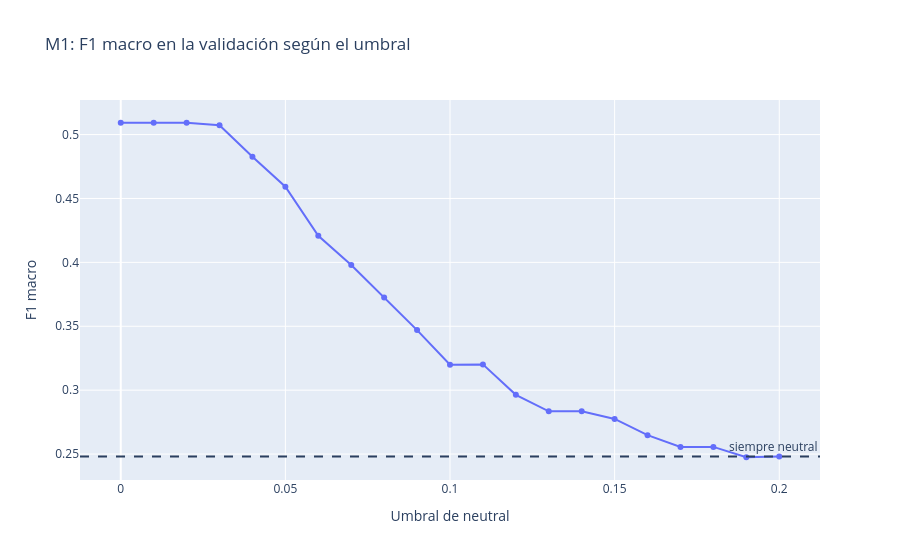

Notebook source saved alongside this figure:
### Markdown cell above
**El umbral se elige en la validación**: de 0 a 0,20 en pasos de 0,01, el de mayor F1 macro (si empatan, el más pequeño). Es la única decisión de M1 que se toma con datos.

### Code cell
umbrales = np.round(np.arange(0, 0.201, 0.01), 2)
f1_por_umbral = pd.Series(
    [f1_score(validacion["etiqueta"], [clasificar_tono(tono, umbral) for tono in validacion["tono_m1"]], average="macro")
     for umbral in umbrales],
    index=umbrales, name="F1 macro")
umbral_m1 = f1_por_umbral.idxmax()   # idxmax devuelve el primero si hay empate: el umbral más pequeño

grafico = px.line(f1_por_umbral.reset_index(), x="index", y="F1 macro", markers=True,
                  labels={"index": "Umbral de neutral"}, title="M1: F1 macro en la validación según el umbral")
grafico.add_hline(y=0.248, line_dash="dash", annotation_text="siempre neutral")
grafico.show(renderer="plotly_mimetype")
print(f"Umbral elegido: {numero_es(umbral_m1, 2)} · F1 macro en validación: {numero_es(f1_por_umbral.max(), 3)}")

### Figure 1 — Plotly figure (JSON) as saved in the notebook; plotly's stock layout.template omitted (floating-point values rounded to 4 significant figures)
{"data": [{"hovertemplate": "Umbral de neutral=%{x}<br>F1 macro=%{y}<extra></extra>", "legendgroup": "", "line": {"color": "#636efa", "dash": "solid"}, "marker": {"symbol": "circle"}, "mode": "lines+markers", "name": "", "orientation": "v", "showlegend": false, "type": "scatter", "x": [0.0, 0.01, 0.02, 0.03, 0.04, 0.05, 0.06, 0.07, 0.08, 0.09, 0.1, 0.11, 0.12, 0.13, 0.14, 0.15, 0.16, 0.17, 0.18, 0.19, 0.2], "xaxis": "x", "y": [0.5092, 0.5092, 0.5092, 0.5073, 0.4826, 0.4592, 0.4208, 0.3979, 0.3725, 0.347, 0.3198, 0.3202, 0.2964, 0.2835, 0.2835, 0.2775, 0.2648, 0.2556, 0.2556, 0.2475, 0.2481], "yaxis": "y"}], "layout": {"annotations": [{"showarrow": false, "text": "siempre neutral", "x": 1, "xanchor": "right", "xref": "x domain", "y": 0.248, "yanchor": "bottom", "yref": "y"}], "legend": {"tracegroupgap": 0}, "shapes": [{"line": {"dash": "dash"}, "type": "line", "x0": 0, "x1": 1, "xref": "x domain", "y0": 0.248, "y1": 0.248, "yref": "y"}], "title": {"text": "M1: F1 macro en la validación según el umbral"}, "xaxis": {"anchor": "y", "domain": [0.0, 1.0], "title": {"text": "Umbral de neutral"}}, "yaxis": {"anchor": "x", "domain": [0.0, 1.0], "title": {"text": "F1 macro"}}}}
